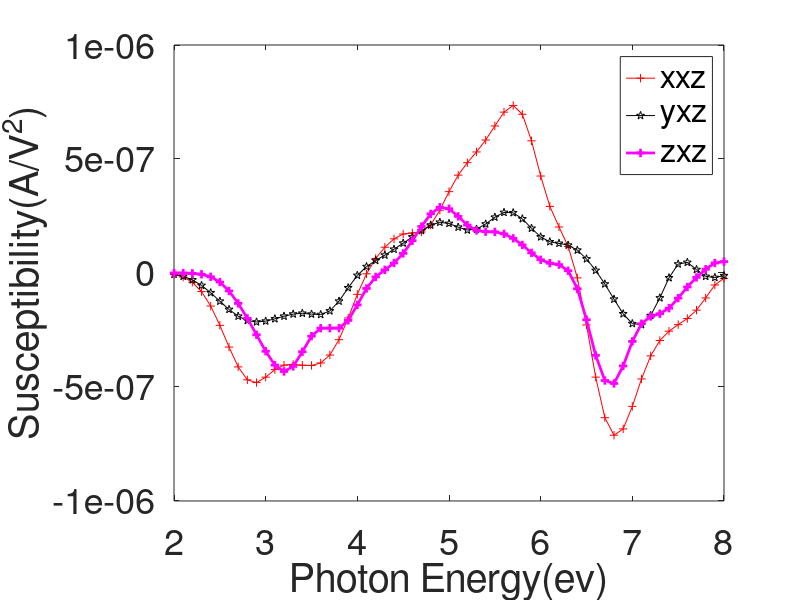

Source code (MATLAB):
data=importdata("injection.dat");
xgrid=data(1:end,1);
xxz=data(1:end,2);
yxz=data(1:end,3);
zxz=data(1:end,4);
plot(xgrid,xxz,'-r+',xgrid,yxz,'-kp',xgrid,zxz,'-m+','LineWidth',2)
legend("xxz","yxz","zxz")
xlabel("Photon Energy(ev)");
ylabel("Susceptibility(A/V^2)")
set(gca,"FontSize",26)
